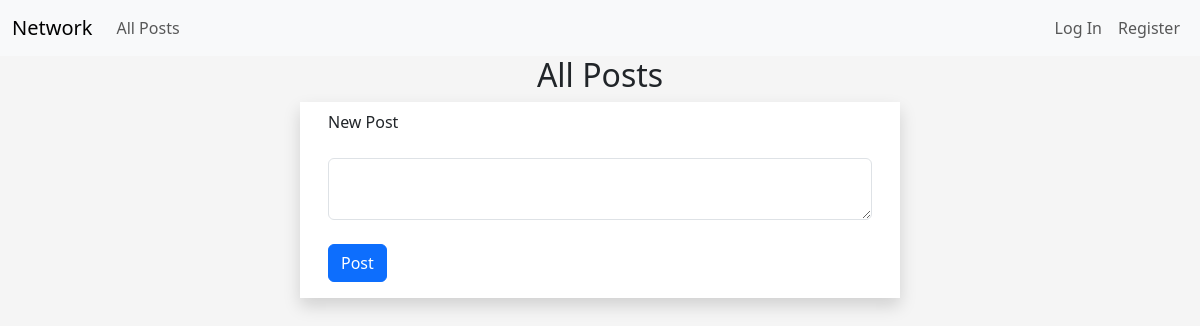
Before: / with the older database file.
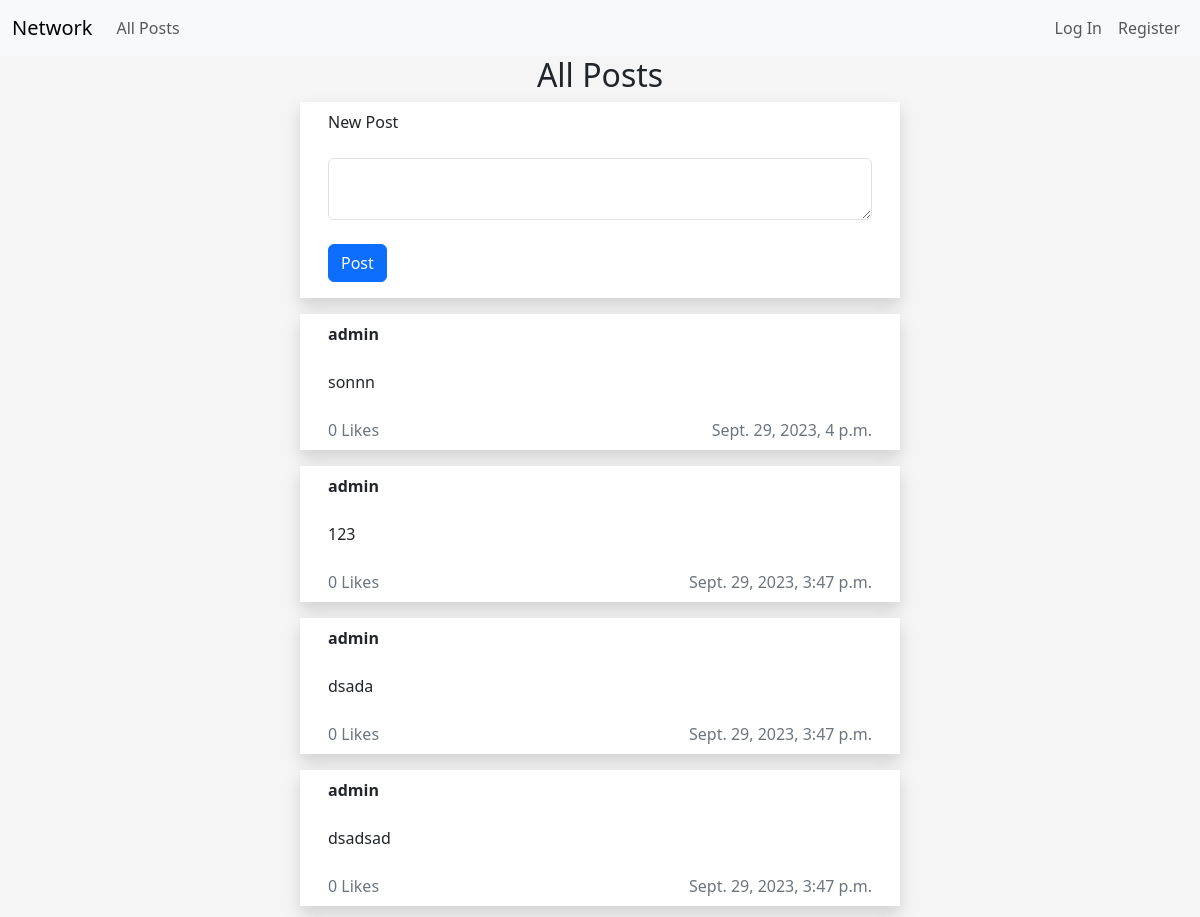
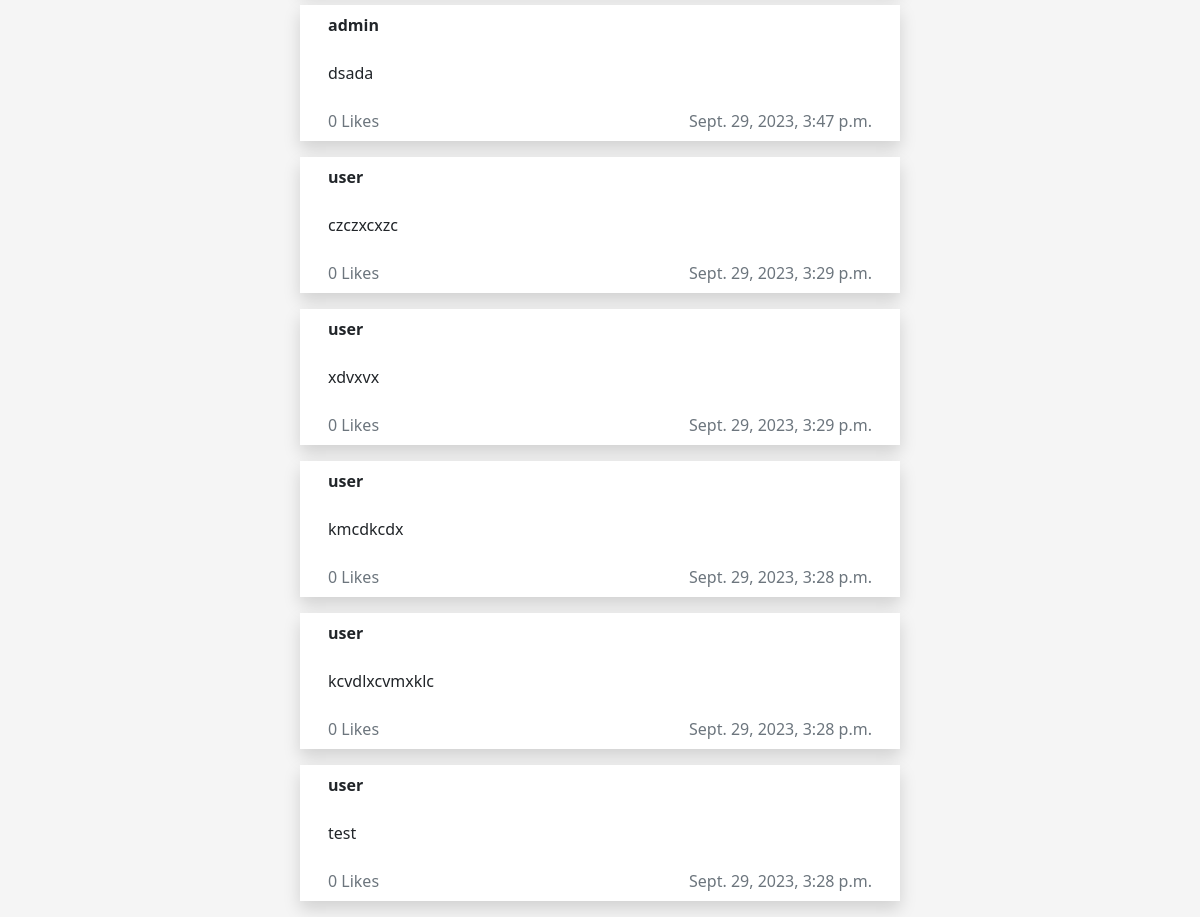
After: the same page with the newer database file (2 pictures, top to bottom).
### network/models.py (models this page shows, shortened)
class Post(models.Model):
    user = models.ForeignKey(User, on_delete=models.CASCADE)
    content = models.TextField()
    timestamp = models.DateTimeField(auto_now_add=True)
    likes = models.PositiveBigIntegerField(default=0)

class User(AbstractUser):
    pass

### network/views.py (the view)
# urls.py: path("", views.index, name="index"),
def index(request):
    posts = Post.objects.all()
    return render(request, "network/index.html",{
        "posts": posts
    })

### network/templates/network/index.html (shortened to what this page needs)
{% extends "network/layout.html" %}
{% block body %}
<h2>All Posts</h2>
<div class="row">
    <div class="card rounded-0 border-0 shadow mb-3 mx-auto" style="max-width: 50rem;">
        <div class="card-header bg-transparent border-0">
        New Post
        </div>
        <div class="card-body">
        <form action="{% url 'post' %}" method="post">
            <textarea class="form-control" autofocus="true" name="content" id="content" maxlength="400"></textarea><br>
            <input class="btn btn-primary" type="submit" value="Post">
        </form>
        </div>
    </div>
</div>
   {% for post in posts reversed %}
   <div class="row mb-3">
        <div class="card rounded-0 border-0 shadow mx-auto" style="max-width: 50rem;">
            <div class="card-header bg-transparent border-0">
                <strong>{{ post.user }}</strong>
            </div>
            <div class="card-body text-dark">
                {{ post.content }}
            </div>
            <div class="card-footer bg-transparent text-secondary border-0 d-flex justify-content-between">
                <div>
                <span> {{ post.likes }} Likes</span>
                </div>
                <div>
                <span> {{ post.timestamp }}</span>
                </div>
            </div>
        </div>
    </div>
    {% endfor %}
{% endblock %}

### network/templates/network/layout.html (shortened to what this page needs)
{% load static %}
<!DOCTYPE html>
<html lang="en">
    <head>
        <link href="https://cdn.jsdelivr.net/npm/bootstrap@5.3.2/dist/css/bootstrap.min.css" rel="stylesheet">
        <link href="{% static 'network/styles.css' %}" rel="stylesheet">
    </head>
    <body>
        <nav class="navbar navbar-expand-lg bg-body-tertiary">
            <div class="container-fluid">
              <a class="navbar-brand" href="#">Network</a>
              <div class="collapse navbar-collapse" id="navbarTogglerDemo02">
                <ul class="navbar-nav me-auto mb-2 mb-lg-0">
                  <li class="nav-item">
                    <a class="nav-link" href="{% url 'index' %}">All Posts</a>
                  </li>
                </ul>
                <ul class="navbar-nav ms-auto">
                    {% if user.is_authenticated %}
                    <li class="nav-item">
                        <a class="nav-link" href="#"><strong>{{ user.username }}</strong></a>
                    </li>
                      <li class="nav-item">
                        <a class="nav-link" href="{% url 'logout' %}">Log Out</a>
                      </li>
                      {% else %}
                      <li class="nav-item">
                        <a class="nav-link"  href="{% url 'login' %}">Log In</a>
                      </li>
                      <li class="nav-item">
                        <a class="nav-link" href="{% url 'register' %}">Register</a>
                      </li>
                    {% endif %}
                </ul>
              </div>
            </div>
          </nav>
        <div class="body">
            {% block body %}
            {% endblock %}
        </div>
    </body>
</html>

### network/static/network/styles.css (style rules this page uses)
h2 { text-align: center; }
body { background-color: #f5f5f5; }
.card { width: 600px; }

Changed rows visible on the page:
added Post: user "admin", content "sonnn", likes "0", timestamp "Sept. 29, 2023, 4 p.m."
added Post: user "admin", content "123", likes "0", timestamp "Sept. 29, 2023, 3:47 p.m."
added Post: user "admin", content "dsada", likes "0", timestamp "Sept. 29, 2023, 3:47 p.m."
added Post: user "admin", content "dsadsad", likes "0", timestamp "Sept. 29, 2023, 3:47 p.m."
added Post: user "admin", content "dsada", likes "0", timestamp "Sept. 29, 2023, 3:47 p.m."
added Post: user "user", content "czczxcxzc", likes "0", timestamp "Sept. 29, 2023, 3:29 p.m."
added Post: user "user", content "xdvxvx", likes "0", timestamp "Sept. 29, 2023, 3:29 p.m."
added Post: user "user", content "kmcdkcdx", likes "0", timestamp "Sept. 29, 2023, 3:28 p.m."
added Post: user "user", content "kcvdlxcvmxklc", likes "0", timestamp "Sept. 29, 2023, 3:28 p.m."
added Post: user "user", content "test", likes "0", timestamp "Sept. 29, 2023, 3:28 p.m."
